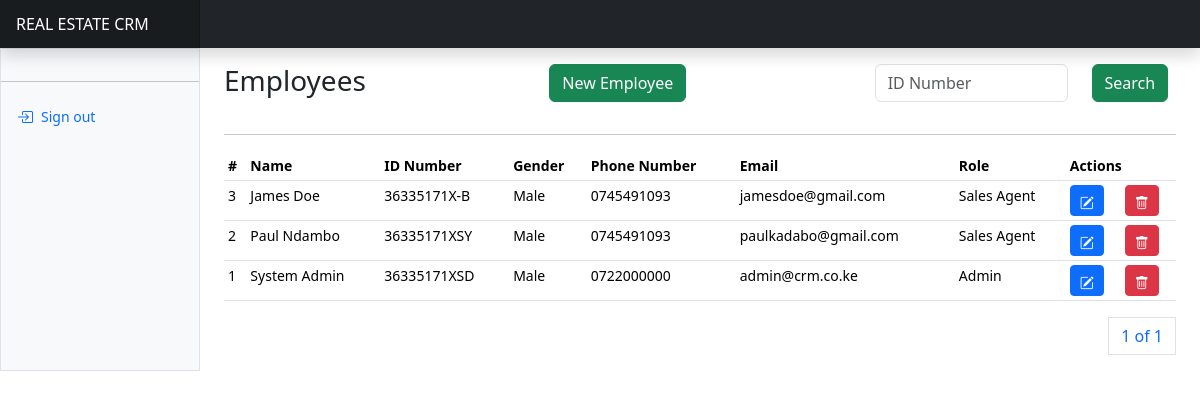
/users/employees/, run on the app's committed database.
### apps/users/models.py (models this page shows, shortened)
class User(AbstractUser, AbstractBaseModel):
    role = models.CharField(choices=ROLE_CHOICES, max_length=32)
    phone_number = models.CharField(max_length=255)
    id_number = models.CharField(max_length=255, null=True)
    kra_pin = models.CharField(max_length=255, null=True)
    gender = models.CharField(max_length=255)
    position = models.CharField(max_length=255, null=True)
    address = models.CharField(max_length=255, null=True)
    city = models.CharField(max_length=255, null=True)
    country = models.CharField(max_length=255, null=True)
    def name(self):
        if not self.first_name and self.last_name:
            return self.username
        else:
            return f"{self.first_name} {self.last_name}"

### apps/users/staff/views.py (the view)
# urls.py: path("employees/", staff, name="employees"),
def staff(request):
    employees = User.objects.all().order_by("-created")
    if request.method == "POST":
        id_number = request.POST.get("id_number")
        employees = User.objects.filter(id_number=id_number)
    paginator = Paginator(employees, 10)
    page_number = request.GET.get("page")
    page_obj = paginator.get_page(page_number)
    context = {"page_obj": page_obj, "user_roles": USER_ROLES}
    return render(request, "staff/staff.html", context)

### templates/staff/staff.html (shortened to what this page needs)
{% extends "base.html" %}
{% block content %}
<div class="row">
    <div class="col-4">
        <h3>Employees</h3>
    </div>
    <div class="col-4">
        <a class="btn btn-success" data-bs-toggle="modal" data-bs-target="#newStaffModal">New Employee</a>
    </div>
    <div class="col-4">
      <form method="POST">
        <div class="input-group mb-3">
          <div class="row">
            <div class="col-8">
              <input type="text" class="form-control" name="id_number" id="id_number" placeholder="ID Number" >
            </div>
            <div class="col-4">
              <button class="btn btn-success">Search</button>
            </div>
          </div>
        </div>
      </form>
    </div>
</div>
<hr/>
      <div class="table-responsive small">
        <table class="table table-sm">
          <thead>
            <tr>
              <th scope="col">#</th>
              <th scope="col">Name</th>
              <th scope="col">ID Number</th>
              <th scope="col">Gender</th>
              <th scope="col">Phone Number</th>
              <th scope="col">Email</th>
              <th scope="col">Role</th>
              <th scope="col" colspan="2">Actions</th>
            </tr>
          </thead>
          <tbody>
            {% for staff in page_obj %}
            <tr>
              <td>{{staff.id}}</td>
              <td>{{staff.name}}</td>
              <td>{{staff.id_number}}</td>
              <td>{{staff.gender}}</td>
              <td>{{staff.phone_number}}</td>
              <td>{{staff.email}}</td>
              <td>{{staff.role}}</td>
              <td><a class="btn btn-primary btn-sm" data-bs-toggle="modal" data-bs-target="#editStaffModal{{ staff.id }}">
                <i class="bi bi-pencil-square"></i>
              </a></td>
              <td><a class="btn btn-danger btn-sm" data-bs-toggle="modal" data-bs-target="#deleteStaffModal{{ staff.id }}">
                <i class="bi bi-trash"></i>
              </a></td>
            </tr>
            {% endfor %}
          </tbody>
        </table>
        <div>
          <nav aria-label="Page navigation example">
            <ul class="pagination justify-content-end">
              <a class="page-link" href="#">{{ page_obj.number }} of {{ page_obj.paginator.num_pages }}</a>
            </ul>
          </nav>
        </div>
      </div>
{% endblock content %}

### static/dashboard.css (style rules this page uses)
.bi { display: inline-block; width: 1rem; height: 1rem; }

### templates/base.html (style rules this page uses)
.bi { vertical-align: -.125em; fill: currentColor; }

### data on the page
User: id "3", name "James Doe", id_number "36335171X-B", gender "Male", phone_number "0745491093", email "jamesdoe@gmail.com", role "Sales Agent"
User: id "2", name "Paul Ndambo", id_number "36335171XSY", gender "Male", phone_number "0745491093", email "paulkadabo@gmail.com", role "Sales Agent"
User: id "1", name "System Admin", id_number "36335171XSD", gender "Male", phone_number "0722000000", email "admin@crm.co.ke", role "Admin"

### other printed values
{{ page_obj.number }} "1"
{{ page_obj.paginator.num_pages }} "1"
